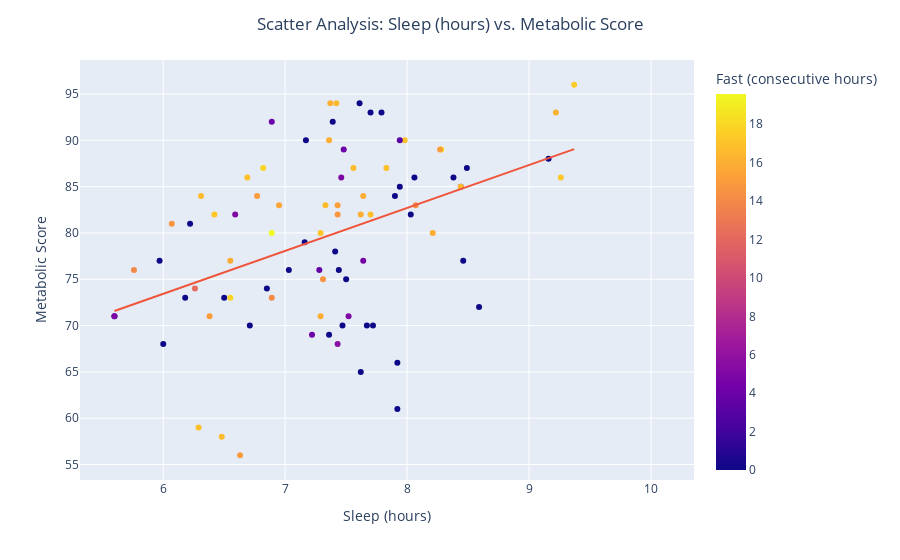

The notebook cell this image was saved under:
### Code cell
fig = pt.plotly_scatter(dataset=rm_outliers, 
                        x_selection="Sleep (hours)",
                        y_selection="Metabolic Score",
                        color_selection="Fast (consecutive hours)",
                        hover=[rm_outliers.index]
                       )
fig.show()

### Figure 1 — Plotly figure (JSON) as saved in the notebook; plotly's stock layout.template omitted (floating-point values rounded to 4 significant figures)
{"data": [{"customdata": [[1], [2], [3], [4], [6], [7], [8], [9], [10], [12], [13], [15], [16], [17], [20], [21], [22], [23], [24], [25], [26], [27], [28], [29], [30], [31], [32], [33], [34], [35], [36], [37], [38], [39], [40], [41], [42], [43], [44], [45], [46], [47], [48], [49], [50], [51], [54], [55], [56], [58], [59], [60], [61], [62], [63], [64], [65], [66], [67], [68], [69], [70], [71], [73], [74], [75], [78], [79], [81], [82], [83], [84], [85], [86], [87], [88], [89], [90], [91], [92], [93], [94], [96], [97], [98], [99], [100], [101], [102], [103], [104], [105], [106], [107], [109], [110], [111], [112], [113], [114], [115], [116], [117], [118], [119], [120], [121], [122], [123], [124], [125]], "hovertemplate": "Sleep (hours)=%{x}<br>Metabolic Score=%{y}<br>index=%{customdata[0]}<br>Fast (consecutive hours)=%{marker.color}<extra></extra>", "legendgroup": "", "marker": {"color": [16.68, 0, 3.5, 13.97, 14, 16, 0, 0, 5, 0, 5.5, 0, 0, 4.5, 4, 15.25, 14.75, 0, 0, 0, 0, 0, 0, 0, 0, 0, 0, 0, 0, 0, 0, 0, 0, 0, 0, 0, 0, 0, 0, 0, 0, 0, 0, 0, 0, 0, 0, 0, 0, 0, 0, 0, 0, 5, 16.83, 15, 16, 17.85, 16, 17.15, 15.85, 19.57, 12.13, 5, 18.5, 14.6, 15.02, 16.9, 16.67, 15.47, 16, 16.05, 17.87, 17.27, 16.93, 5, 16.63, 16.93, 15.02, 0, 0, 6, 16.75, 14.68, 0, 0, 0, 0, 4, 14.33, 0, 0, 0, 4, 15.1, 16.02, 17, 15.25, 13, 0, 4.5, 16.53, 17.33, 16.63, 0, 0, 0, 0, 3, 17.43, 16.17], "coloraxis": "coloraxis", "symbol": "circle"}, "mode": "markers", "name": "", "orientation": "v", "showlegend": false, "type": "scatter", "x": [6.48, 6, 7.28, 5.76, 6.89, 8.21, 7.41, 8.59, 6.59, 7.36, 7.43, 6.5, 7.92, 7.64, 7.22, 7.43, 6.07, 7.92, 7.44, 5.97, 5.6, 6.85, 7.93, 8.03, 7.78, 8.57, 8.65, 8.19, 8.77, 7.3, 7.09, 8.71, 7.89, 7.8, 8.59, 7.71, 7.81, 7.33, 6.67, 5.78, 9.34, 7.15, 7.96, 7.03, 7.62, 7.16, 8.03, 7.72, 8.46, 7.47, 6.18, 6.71, 7.67, 7.52, 6.29, 6.63, 7.62, 6.55, 7.29, 7.29, 6.55, 6.89, 6.26, 5.6, 8.28, 7.31, 6.77, 7.7, 7.56, 6.95, 7.64, 7.37, 6.82, 6.42, 7.98, 7.46, 7.33, 6.69, 6.38, 8.06, 7.7, 8.44, 8.44, 7.43, 7.9, 9.16, 8.49, 7.79, 7.48, 8.07, 6.22, 7.5, 8.38, 6.89, 8.27, 7.36, 7.83, 6.77, 7.07, 5.65, 10.07, 7.42, 9.26, 6.31, 7.94, 7.17, 7.39, 7.61, 7.94, 9.37, 9.22], "xaxis": "x", "y": [58, 68, 76, 76, 73, 80, 78, 72, 82, 69, 68, 73, 61, 77, 69, 83, 81, 66, 76, 77, 71, 74, null, null, null, null, null, null, null, null, null, null, null, null, null, null, null, null, null, null, null, null, null, 76, 65, 79, 82, 70, 77, 70, 73, 70, 70, 71, 59, 56, 82, 73, 71, 80, 77, 80, 74, 71, 89, 75, 84, 82, 87, 83, 84, 94, 87, 82, 90, 86, 83, 86, 71, 86, 93, 85, 85, 82, 84, 88, 87, 93, 89, 83, 81, 75, 86, 92, 89, 90, 87, null, null, null, null, 94, 86, 84, 85, 90, 92, 94, 90, 96, 93], "yaxis": "y"}, {"hovertemplate": "<b>OLS trendline</b><br>Metabolic Score = 4.63414 * Sleep (hours) + 45.6223<br>R<sup>2</sup>=0.177025<br><br>Sleep (hours)=%{x}<br>Metabolic Score=%{y} <b>(trend)</b><extra></extra>", "legendgroup": "", "marker": {"symbol": "circle"}, "mode": "lines", "name": "", "showlegend": false, "type": "scatter", "x": [5.6, 5.6, 5.76, 5.97, 6, 6.07, 6.18, 6.22, 6.26, 6.29, 6.31, 6.38, 6.42, 6.48, 6.5, 6.55, 6.55, 6.59, 6.63, 6.69, 6.71, 6.77, 6.82, 6.85, 6.89, 6.89, 6.89, 6.95, 7.03, 7.16, 7.17, 7.22, 7.28, 7.29, 7.29, 7.31, 7.33, 7.36, 7.36, 7.37, 7.39, 7.41, 7.42, 7.43, 7.43, 7.43, 7.44, 7.46, 7.47, 7.48, 7.5, 7.52, 7.56, 7.61, 7.62, 7.62, 7.64, 7.64, 7.67, 7.7, 7.7, 7.72, 7.79, 7.83, 7.9, 7.92, 7.92, 7.94, 7.94, 7.98, 8.03, 8.06, 8.07, 8.21, 8.27, 8.28, 8.38, 8.44, 8.44, 8.46, 8.49, 8.59, 9.16, 9.22, 9.26, 9.37], "xaxis": "x", "y": [71.57, 71.57, 72.31, 73.29, 73.43, 73.75, 74.26, 74.45, 74.63, 74.77, 74.86, 75.19, 75.37, 75.65, 75.74, 75.98, 75.98, 76.16, 76.35, 76.62, 76.72, 77.0, 77.23, 77.37, 77.55, 77.55, 77.55, 77.83, 78.2, 78.8, 78.85, 79.08, 79.36, 79.41, 79.41, 79.5, 79.59, 79.73, 79.73, 79.78, 79.87, 79.96, 80.01, 80.05, 80.05, 80.05, 80.1, 80.19, 80.24, 80.29, 80.38, 80.47, 80.66, 80.89, 80.93, 80.93, 81.03, 81.03, 81.17, 81.31, 81.31, 81.4, 81.72, 81.91, 82.23, 82.32, 82.32, 82.42, 82.42, 82.6, 82.83, 82.97, 83.02, 83.67, 83.95, 83.99, 84.46, 84.73, 84.73, 84.83, 84.97, 85.43, 88.07, 88.35, 88.53, 89.04], "yaxis": "y"}], "layout": {"autosize": true, "coloraxis": {"colorbar": {"title": {"text": "Fast (consecutive hours)"}}, "colorscale": [[0, "#0d0887"], [0.1111, "#46039f"], [0.2222, "#7201a8"], [0.3333, "#9c179e"], [0.4444, "#bd3786"], [0.5556, "#d8576b"], [0.6667, "#ed7953"], [0.7778, "#fb9f3a"], [0.8889, "#fdca26"], [1, "#f0f921"]]}, "legend": {"tracegroupgap": 0}, "margin": {"t": 60}, "title": {"text": "Scatter Analysis: Sleep (hours) vs. Metabolic Score", "x": 0.5}, "xaxis": {"anchor": "y", "autorange": true, "domain": [0, 1], "range": [5.329, 10.34], "title": {"text": "Sleep (hours)"}, "type": "linear"}, "yaxis": {"anchor": "x", "autorange": true, "domain": [0, 1], "range": [53.16, 98.84], "title": {"text": "Metabolic Score"}, "type": "linear"}}}
